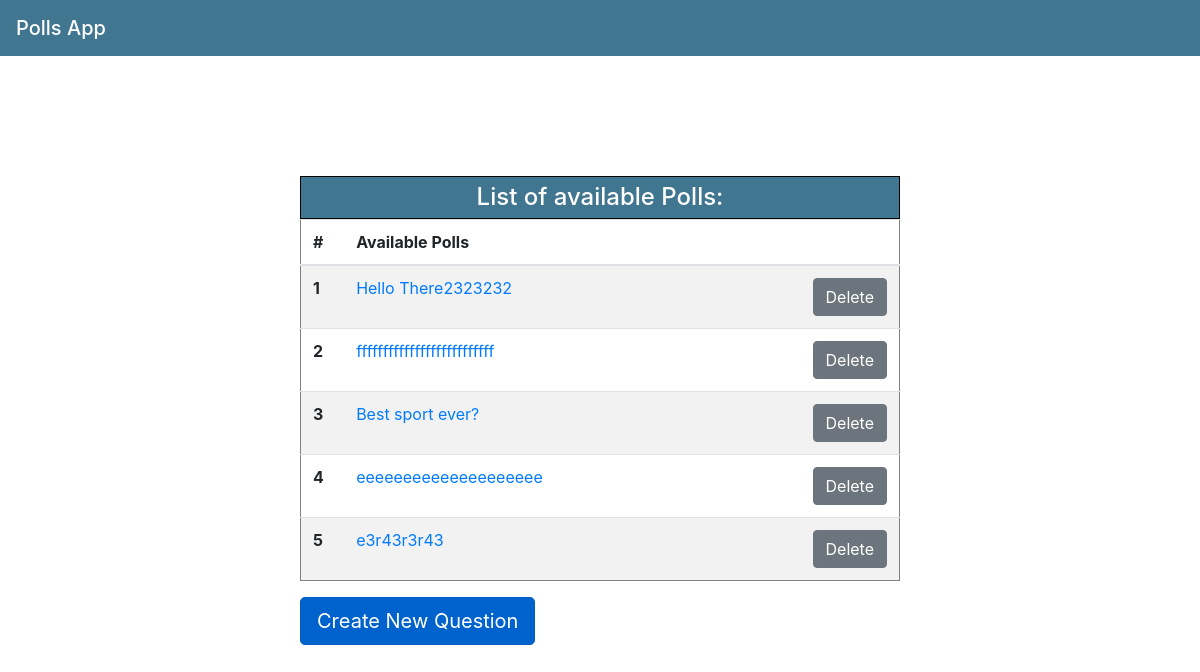
Screenshot of /polls/ with the database file from the repository.
### polls/models.py (models this page shows, shortened)
class Question(models.Model):
    question_text = models.CharField(max_length=200)
    pub_date = models.DateTimeField('date published')

### polls/views.py (the view)
# urls.py: path('', views.IndexView.as_view(), name='index'),
class IndexView(generic.ListView):
    template_name = 'polls/index.html'
    context_object_name = 'latest_question_list'
    def get_queryset(self):
        return Question.objects.order_by('-pub_date')[:5]

### polls/templates/polls/index.html
{% extends 'polls/base.html' %}
{% block content %}
    <div class="pollsContainer">
        <table class="table table-striped pollsTable">
             <thead>
                    <tr>
                        <h4 class = "listTitle">List of available Polls:</h4>
                    </tr>
                    <tr class="rowTable">
                        <th scope="col">#</th>
                        <th scope="col">Available Polls</th>
                        <th scope="col"></th>
                    </tr>
             </thead>
             <tbody>
                {% for question in latest_question_list %}
                    <tr>
                        <th scope="row">{{forloop.counter}}</th>
                        <td><a href="{% url 'polls:detail' question.id %}">{{ question.question_text }}</a></td>
                        <td class="deleteCol"><a class="btn btn-secondary deleteLink" href="{% url 'polls:delete' question.id %}">Delete</a></td>
                    </tr>
               {% endfor %}
             </tbody>
        </table>
        <a class="btn btn-primary btn-lg active" href="{% url 'polls:newQuestion'%}">Create New Question</a>
    </div>
{% endblock %}

### polls/static/polls/style.css (style rules this page uses)
.pollsContainer { width: 50%; margin:auto; margin-top: 10%; }
.listTitle { border: 1px black solid; padding: 6px; margin: 0%; background-color: #417690; color: white; text-align: center; }
.deleteLink { margin-left: 140px; }
.deleteCol { text-align: right; }
.pollsTable { border: 1px gray solid; }

### rows the page displays
Question: question_text "Hello There2323232"
Question: question_text "ffffffffffffffffffffffffff"
Question: question_text "Best sport ever?"
Question: question_text "eeeeeeeeeeeeeeeeeeee"
Question: question_text "e3r43r3r43"
